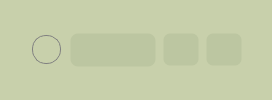
               <widget class="QFrame" name="frame_30">
                <property name="sizePolicy">
                 <sizepolicy hsizetype="Expanding" vsizetype="Preferred">
                  <horstretch>0</horstretch>
                  <verstretch>0</verstretch>
                 </sizepolicy>
                </property>
                <property name="maximumSize">
                 <size>
                  <width>800</width>
                  <height>16777215</height>
                 </size>
                </property>
                <property name="font">
                 <font>
                  <family>a_FuturaRoundTitulSh</family>
                  <pointsize>10</pointsize>
                  <weight>75</weight>
                  <bold>true</bold>
                 </font>
                </property>
                <property name="styleSheet">
                 <string notr="true">background-color:#C8D0AB;
border: 3px solid transparent;
border-radius:30px;
</string>
                </property>
                <property name="frameShape">
                 <enum>QFrame::StyledPanel</enum>
                </property>
                <property name="frameShadow">
                 <enum>QFrame::Raised</enum>
                </property>
                <layout class="QVBoxLayout" name="verticalLayout_10">
                 <property name="leftMargin">
                  <number>20</number>
                 </property>
                 <property name="topMargin">
                  <number>20</number>
                 </property>
                 <property name="rightMargin">
                  <number>20</number>
                 </property>
                 <property name="bottomMargin">
                  <number>20</number>
                 </property>
                 <item>
                  <widget class="QFrame" name="frame_31">
                   <property name="styleSheet">
                    <string notr="true">background-color:#C8D0AB;
border: 3px solid transparent;
border-radius:30px;</string>
                   </property>
                   <property name="frameShape">
                    <enum>QFrame::StyledPanel</enum>
                   </property>
                   <property name="frameShadow">
                    <enum>QFrame::Raised</enum>
                   </property>
                   <layout class="QHBoxLayout" name="horizontalLayout_16">
                    <property name="spacing">
                     <number>0</number>
                    </property>
                    <property name="leftMargin">
                     <number>0</number>
                    </property>
                    <property name="topMargin">
                     <number>0</number>
                    </property>
                    <property name="rightMargin">
                     <number>0</number>
                    </property>
                    <property name="bottomMargin">
                     <number>0</number>
                    </property>
                    <item>
                     <widget class="QFrame" name="frame_33">
                      <property name="minimumSize">
                       <size>
                        <width>0</width>
                        <height>30</height>
                       </size>
                      </property>
                      <property name="styleSheet">
                       <string notr="true">QFrame{
width:50%;
}
*{
background-color:transparent;
border: 3px solid transparent;
}
QPushButton {
border-radius:8px;
}

</string>
                      </property>
                      <property name="frameShape">
                       <enum>QFrame::StyledPanel</enum>
                      </property>
                      <property name="frameShadow">
                       <enum>QFrame::Raised</enum>
                      </property>
                      <layout class="QHBoxLayout" name="horizontalLayout_18">
                       <property name="spacing">
                        <number>0</number>
                       </property>
                       <property name="leftMargin">
                        <number>0</number>
                       </property>
                       <property name="topMargin">
                        <number>0</number>
                       </property>
                       <property name="rightMargin">
                        <number>0</number>
                       </property>
                       <property name="bottomMargin">
                        <number>0</number>
                       </property>
                       <item>
                        <widget class="QRadioButton" name="radioButton_enable_cat_filter">
                         <property name="enabled">
                          <bool>true</bool>
                         </property>
                         <property name="minimumSize">
                          <size>
                           <width>35</width>
                           <height>33</height>
                          </size>
                         </property>
                         <property name="maximumSize">
                          <size>
                           <width>35</width>
                           <height>33</height>
                          </size>
                         </property>
                         <property name="focusPolicy">
                          <enum>Qt::NoFocus</enum>
                         </property>
                         <property name="styleSheet">
                          <string notr="true">

QRadioButton {
    background-color:       transparent;
    color:                  rgb(95, 95, 94);

}

QRadioButton::indicator {
width: 27px;
height: 27px;
    border-radius:          14px;
	border:1px solid gray;
}

QRadioButton::indicator:checked {
    background-color:       rgb(114, 255, 123);

  	 image:url(:/icons/icons_images/check.svg) stretch stretch;
}

QRadioButton::indicator:unchecked {
    background-color:       rgb(200, 208, 171);

}

QRadioButton:indicator:unchecked:hover {
    background-color:      rgb(225, 229, 195);
    color:                  rgb(95, 95, 94);

}

QRadioButton:indicator:checked:hover {
    background-color:       rgb(46, 239, 46);
    color:                  rgb(95, 95, 94);

}
QRadioButton::indicator:disabled {
    background-color:       transparent;

}


</string>
                         </property>
                         <property name="text">
                          <string/>
                         </property>
                        </widget>
                       </item>
                      </layout>
                     </widget>
                    </item>
                    <item>
                     <widget class="QFrame" name="frame_34">
                      <property name="frameShape">
                       <enum>QFrame::StyledPanel</enum>
                      </property>
                      <property name="frameShadow">
                       <enum>QFrame::Raised</enum>
                      </property>
                      <layout class="QVBoxLayout" name="verticalLayout_11">
                       <property name="spacing">
                        <number>0</number>
                       </property>
                       <property name="leftMargin">
                        <number>0</number>
                       </property>
                       <property name="topMargin">
                        <number>0</number>
                       </property>
                       <property name="rightMargin">
                        <number>0</number>
                       </property>
                       <property name="bottomMargin">
                        <number>0</number>
                       </property>
                       <item>
                        <widget class="QComboBox" name="comboBox_categories">
                         <property name="enabled">
                          <bool>false</bool>
                         </property>
                         <property name="sizePolicy">
                          <sizepolicy hsizetype="Expanding" vsizetype="Fixed">
                           <horstretch>0</horstretch>
                           <verstretch>0</verstretch>
                          </sizepolicy>
                         </property>
                         <property name="minimumSize">
                          <size>
                           <width>0</width>
                           <height>34</height>
                          </size>
                         </property>
                         <property name="font">
                          <font>
                           <family>57</family>
                           <pointsize>11</pointsize>
                           <weight>50</weight>
                           <italic>false</italic>
                           <bold>false</bold>
                          </font>
                         </property>
                         <property name="focusPolicy">
                          <enum>Qt::NoFocus</enum>
                         </property>
                         <property name="styleSheet">
                          <string notr="true">/*стиль комбобокса*/
QComboBox{
border:1px solid transparent;
border-radius: 8px;
padding-left:10px;
background-color: #E1E5C3;
spacing:15px;
}
/*стиль комбобокса при наводке*/
QComboBox:hover{
background-color:#FBFFD8;
}

/*кнопка стрелки*/
QComboBox::drop-down{
border-radius: 0px;
border:0px;
}
/*стиль стрелочки*/
QComboBox::down-arrow{
image: url(:/icons/icons_images/arrow-down.svg);
width:18px;
height:18px;
margin-right:16px;
}



/*стиль выпадающий список*/
QListView{
border-radius: 0px;
background-color:transparent;
qproperty-fucusPolicy: 'NoFocus';
}

QComboBox QAbstractItemView
{
  selection-color: black;
border-radius: 8px;
  selection-background-color: #FBFFD8;
outline: 0px;
}

QComboBox:disabled{
background-color:rgb(188, 198, 161);
}


</string>
                         </property>
                         <property name="editable">
                          <bool>false</bool>
                         </property>
                        </widget>
                       </item>
                      </layout>
                     </widget>
                    </item>
                    <item alignment="Qt::AlignRight">
                     <widget class="QFrame" name="frame_32">
                      <property name="styleSheet">
                       <string notr="true">*{
background-color:transparent;
border: 3px solid transparent;
}
QPushButton {
border-radius:8px;
}

</string>
                      </property>
                      <property name="frameShape">
                       <enum>QFrame::StyledPanel</enum>
                      </property>
                      <property name="frameShadow">
                       <enum>QFrame::Raised</enum>
                      </property>
                      <layout class="QHBoxLayout" name="horizontalLayout_17">
                       <property name="spacing">
                        <number>5</number>
                       </property>
                       <property name="leftMargin">
                        <number>0</number>
                       </property>
                       <property name="topMargin">
                        <number>0</number>
                       </property>
                       <property name="rightMargin">
                        <number>0</number>
                       </property>
                       <property name="bottomMargin">
                        <number>0</number>
                       </property>
                       <item>
                        <widget class="QPushButton" name="pushButton_add_to_cat">
                         <property name="enabled">
                          <bool>false</bool>
                         </property>
                         <property name="minimumSize">
                          <size>
                           <width>35</width>
                           <height>35</height>
                          </size>
                         </property>
                         <property name="styleSheet">
                          <string notr="true">QPushButton:enabled{
background-color:rgb(114, 255, 123);
}
QPushButton:disabled{
background-color:rgb(188, 198, 161);
}
QPushButton:hover{
background-color:rgb(46, 239, 46);
}
QPushButton:pressed{
background-color:rgb(122, 255, 101);
}
</string>
                         </property>
                         <property name="text">
                          <string/>
                         </property>
                         <property name="icon">
                          <iconset resource="icons/icons.qrc">
                           <normaloff>:/icons/icons_images/upload.svg</normaloff>:/icons/icons_images/upload.svg</iconset>
                         </property>
                         <property name="iconSize">
                          <size>
                           <width>20</width>
                           <height>20</height>
                          </size>
                         </property>
                        </widget>
                       </item>
                       <item>
                        <widget class="QPushButton" name="pushButton_remove_from_cat">
                         <property name="enabled">
                          <bool>false</bool>
                         </property>
                         <property name="minimumSize">
                          <size>
                           <width>35</width>
                           <height>35</height>
                          </size>
                         </property>
                         <property name="styleSheet">
                          <string notr="true">QPushButton:enabled{
background-color:rgb(255, 73, 73);
}
QPushButton:disabled{
background-color:rgb(188, 198, 161);
}
QPushButton:hover{
background-color:rgb(255, 0, 0);
}
QPushButton:pressed{
background-color:rgb(255, 73, 73);
}
</string>
                         </property>
                         <property name="text">
                          <string/>
                         </property>
                         <property name="icon">
                          <iconset resource="icons/icons.qrc">
                           <normaloff>:/icons/icons_images/delete.svg</normaloff>:/icons/icons_images/delete.svg</iconset>
                         </property>
                         <property name="iconSize">
                          <size>
                           <width>20</width>
                           <height>20</height>
                          </size>
                         </property>
                        </widget>
                       </item>
                      </layout>
                     </widget>
                    </item>
                   </layout>
                  </widget>
                 </item>
                </layout>
               </widget>
